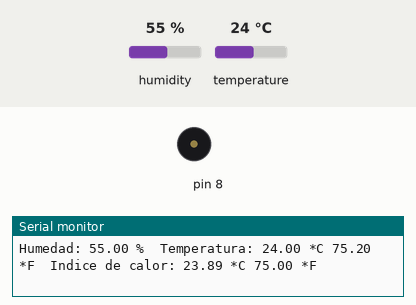
Simulated run of this sketch. Board: Arduino Uno, built with avr-gcc and run on an emulated ATmega328P. Shown: buzzer (waves = sounding), the last lines printed to the serial monitor. The inputs (shaded band) are chosen by the test bench; at power-on: temperature 24 °C, humidity 55 %.

Above: at 4.8 s.
4.9 s: temperature set to 28 °C
At 6.6 s:
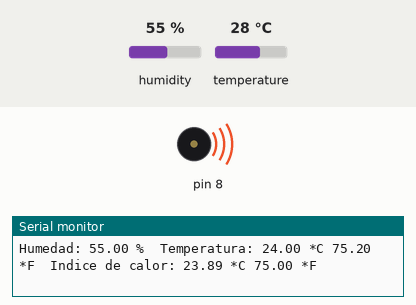
11.0 s: temperature set to 12 °C
At 11.9 s:
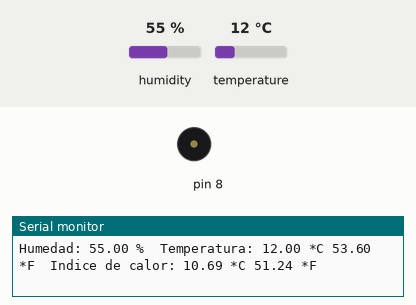
17.0 s: temperature set to 33 °C
At 18.3 s:
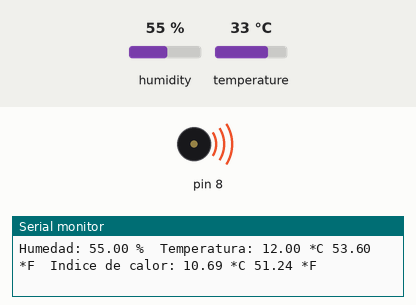
Timing chart, 0 to 24.4 s (numbered marks = the images above; inputs shaded):
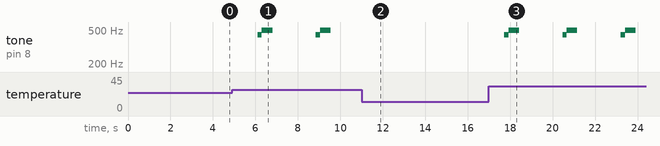

The sketch:

alarmaCalor.ino
```cpp
// Modificacion libreria adafruit DHT11
//Alarma calor
// santorcuato2017

#include "DHT.h"


#define DHTPIN 2     //pin digital

#define DHTTYPE DHT11   // DHT 11 depende del sensor que se tenga
//#define DHTTYPE DHT22   // DHT 22  (AM2302), AM2321
//#define DHTTYPE DHT21   // DHT 21 (AM2301)

DHT dht(DHTPIN, DHTTYPE);


void setup() {
  Serial.begin(9600);
  Serial.println("DHTxx prueba!");

  dht.begin();
}

void loop() {
  delay(2000);// espera 2 segundos para comenzar


  float h = dht.readHumidity();// humedad
  //Lectura grados celsius por defecto
  float t = dht.readTemperature();
  // farenheit
  float f = dht.readTemperature(true);
  //checkea que se lean los valors de c,f,h
  if (isnan(h) || isnan(t) || isnan(f)) {
    Serial.println("Ha fallado la lectura del sensor!");
    return;
  }

  if (t > 26){
  noTone(8);
  tone(8, 440, 500);// funcion tono, frecuencia, duracion
  delay(200);

  noTone(8);
  tone(8, 494, 500);
  delay(500);


  }
  //indice de calor f
  float hif = dht.computeHeatIndex(f, h);
  //indice de calor c
  float hic = dht.computeHeatIndex(t, h, false);

  Serial.print("Humedad: ");
  Serial.print(h);
  Serial.print(" %\t");
  Serial.print("Temperatura: ");
  Serial.print(t);
  Serial.print(" *C ");
  Serial.print(f);
  Serial.print(" *F\t");
  Serial.print("Indice de calor: ");
  Serial.print(hic);
  Serial.print(" *C ");
  Serial.print(hif);
  Serial.println(" *F");
}
```

Measured:
- the behaviour switches between 26 and 27 °C on temperature (found by bisection; images 0 and 1)
- after the input at 4.9 s, tone on pin 8: plays 440 Hz for 0.20 s, 494 Hz for 0.50 s, 440 Hz for 0.20 s, 494 Hz for 0.50 s, starting after 1.2 s
- after the input at 11.0 s, tone on pin 8: stops changing and stays silent
- after the input at 17.0 s, tone on pin 8: silent → 440 Hz after 0.73 s, then repeats every 2.7 s: 494 Hz 0.50 s, silent 2.0 s, 440 Hz 0.20 s
